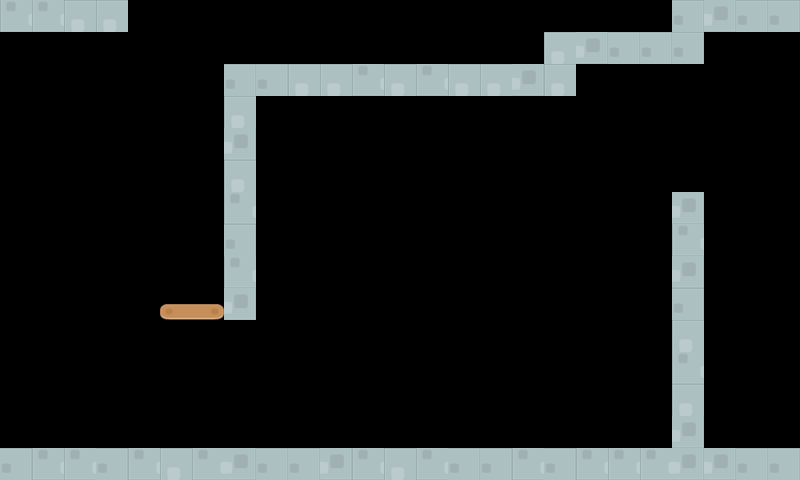

A level layout from a 2D game, rendered from its tile map. Below: a short description, then the map file with tile-grid data replaced by summaries:
An orthogonal 25x15 tile map with 32x32 px tiles, 1 tile layer (Tile Layer 1), 2 tilesets.

<map version="1.0" orientation="orthogonal" width="25" height="15" tilewidth="32" tileheight="32">
 <tileset firstgid="1" name="castleCenter2" tilewidth="32" tileheight="32">
  <image source="../Assets/Kenney/Base pack/Tiles/castleCenter2.png" width="64" height="64" />
 </tileset>
 <tileset firstgid="5" name="bridge2" tilewidth="64" tileheight="16">
  <image source="../Assets/Kenney/Base pack/Tiles/bridge2.png" width="64" height="16" />
 </tileset>
 <layer name="Tile Layer 1" width="25" height="15">
  <data>[375 cells, 65 non-empty, 5 distinct tile ids]</data>
 </layer>
</map>
